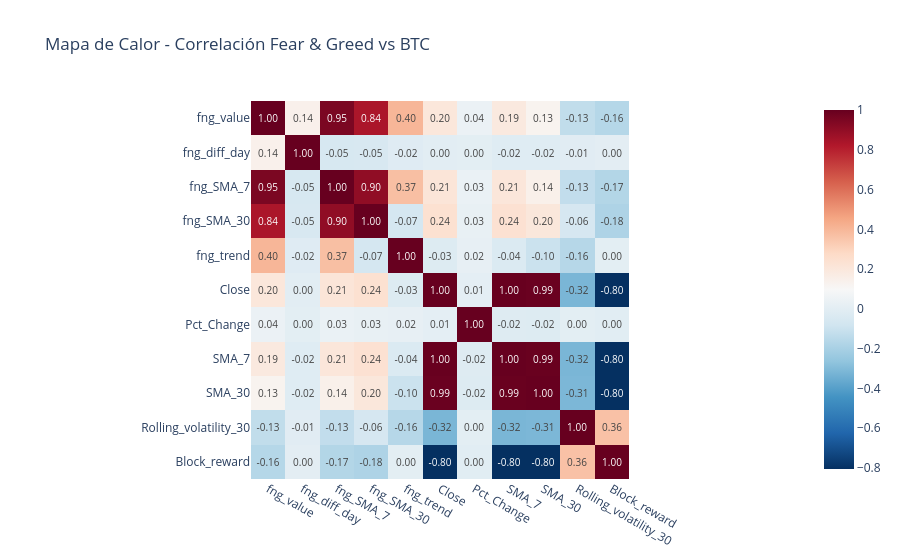

Notebook cell for this chart:
### Code cell
# Seleciono las columnas del indice F&G para hacer el mapa de calor (correlacion)
fng_cols = ['fng_value', 'fng_diff_day', 'fng_SMA_7', 'fng_SMA_30', 'fng_trend']

# Columnas de precio BTC relevantes
btc_cols = ['Close', 'Pct_Change', 'SMA_7', 'SMA_30', 'Rolling_volatility_30', 'Block_reward']

# Selecciono solo las columnas de interés
corr_data = full_data[fng_cols + btc_cols].dropna()

# Calculo la correlación
corr_matrix = corr_data.corr()

# Heatmap interactivo con plotly
sns.heatmap(corr_matrix,annot=True,cmap='coolwarm',fmt=".2f")
fig = px.imshow(
    corr_matrix,
    text_auto='.2f',
    color_continuous_scale='RdBu_r',
    title='Mapa de Calor - Correlación Fear & Greed vs BTC'
)
fig.show()

### Figure 1 — Plotly figure (JSON) as saved in the notebook; plotly's stock layout.template omitted (floating-point values rounded to 4 significant figures)
{"data": [{"coloraxis": "coloraxis", "hovertemplate": "x: %{x}<br>y: %{y}<br>color: %{z}<extra></extra>", "name": "0", "texttemplate": "%{z:.2f}", "type": "heatmap", "x": ["fng_value", "fng_diff_day", "fng_SMA_7", "fng_SMA_30", "fng_trend", "Close", "Pct_Change", "SMA_7", "SMA_30", "Rolling_volatility_30", "Block_reward"], "xaxis": "x", "y": ["fng_value", "fng_diff_day", "fng_SMA_7", "fng_SMA_30", "fng_trend", "Close", "Pct_Change", "SMA_7", "SMA_30", "Rolling_volatility_30", "Block_reward"], "yaxis": "y", "z": [[1.0, 0.1438, 0.9507, 0.8354, 0.4014, 0.2034, 0.04112, 0.1872, 0.1263, -0.1299, -0.1626], [0.1438, 1.0, -0.05352, -0.04906, -0.01821, -0.003285, 0.00273, -0.01746, -0.01637, -0.008411, 0.0005206], [0.9507, -0.05352, 1.0, 0.9023, 0.3713, 0.2133, 0.03384, 0.2054, 0.1448, -0.1257, -0.1689], [0.8354, -0.04906, 0.9023, 1.0, -0.06529, 0.2419, 0.02734, 0.238, 0.2018, -0.06105, -0.1827], [0.4014, -0.01821, 0.3713, -0.06529, 1.0, -0.0274, 0.01945, -0.03706, -0.09957, -0.1595, 0.002489], [0.2034, -0.003285, 0.2133, 0.2419, -0.0274, 1.0, 0.00791, 0.9985, 0.9918, -0.3178, -0.8041], [0.04112, 0.00273, 0.03384, 0.02734, 0.01945, 0.00791, 1.0, -0.01907, -0.02377, 0.003862, -0.00496], [0.1872, -0.01746, 0.2054, 0.238, -0.03706, 0.9985, -0.01907, 1.0, 0.995, -0.3181, -0.8041], [0.1263, -0.01637, 0.1448, 0.2018, -0.09957, 0.9918, -0.02377, 0.995, 1.0, -0.3128, -0.8048], [-0.1299, -0.008411, -0.1257, -0.06105, -0.1595, -0.3178, 0.003862, -0.3181, -0.3128, 1.0, 0.3638], [-0.1626, 0.0005206, -0.1689, -0.1827, 0.002489, -0.8041, -0.00496, -0.8041, -0.8048, 0.3638, 1.0]]}], "layout": {"coloraxis": {"autocolorscale": false, "colorscale": [[0, "rgb(5,48,97)"], [0.1, "rgb(33,102,172)"], [0.2, "rgb(67,147,195)"], [0.3, "rgb(146,197,222)"], [0.4, "rgb(209,229,240)"], [0.5, "rgb(247,247,247)"], [0.6, "rgb(253,219,199)"], [0.7, "rgb(244,165,130)"], [0.8, "rgb(214,96,77)"], [0.9, "rgb(178,24,43)"], [1, "rgb(103,0,31)"]]}, "title": {"text": "Mapa de Calor - Correlación Fear & Greed vs BTC"}, "xaxis": {"anchor": "y", "constrain": "domain", "domain": [0, 1], "scaleanchor": "y"}, "yaxis": {"anchor": "x", "autorange": "reversed", "constrain": "domain", "domain": [0, 1]}}}
